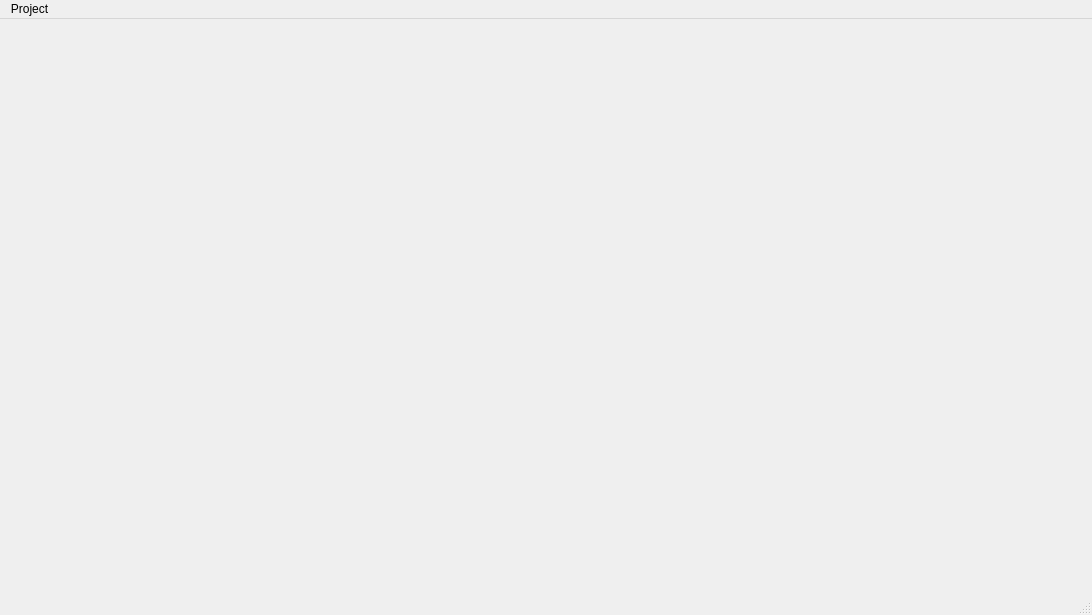
<?xml version="1.0" encoding="UTF-8"?>
<ui version="4.0">
 <class>MainWindow</class>
 <widget class="QMainWindow" name="MainWindow">
  <property name="geometry">
   <rect>
    <x>0</x>
    <y>0</y>
    <width>1092</width>
    <height>615</height>
   </rect>
  </property>
  <property name="windowTitle">
   <string>MainWindow</string>
  </property>
  <widget class="QWidget" name="centralwidget">
   <layout class="QVBoxLayout" name="verticalLayout_3">
    <item>
     <layout class="QVBoxLayout" name="verticalLayout_2">
      <item>
       <widget class="QStackedWidget" name="stackedWidget"/>
      </item>
     </layout>
    </item>
   </layout>
  </widget>
  <widget class="QMenuBar" name="menubar">
   <property name="geometry">
    <rect>
     <x>0</x>
     <y>0</y>
     <width>1092</width>
     <height>21</height>
    </rect>
   </property>
   <widget class="QMenu" name="menuProject">
    <property name="title">
     <string>Project</string>
    </property>
    <addaction name="actionOpen_project"/>
    <addaction name="actionSave_project"/>
    <addaction name="actionNew_project"/>
   </widget>
   <addaction name="menuProject"/>
  </widget>
  <widget class="QStatusBar" name="statusbar"/>
  <action name="actionOpen_project">
   <property name="text">
    <string>Open project</string>
   </property>
  </action>
  <action name="actionSave_project">
   <property name="text">
    <string>Save project</string>
   </property>
   <property name="shortcut">
    <string>Ctrl+S</string>
   </property>
  </action>
  <action name="actionNew_project">
   <property name="text">
    <string>New project</string>
   </property>
  </action>
 </widget>
 <resources/>
 <connections/>
</ui>
